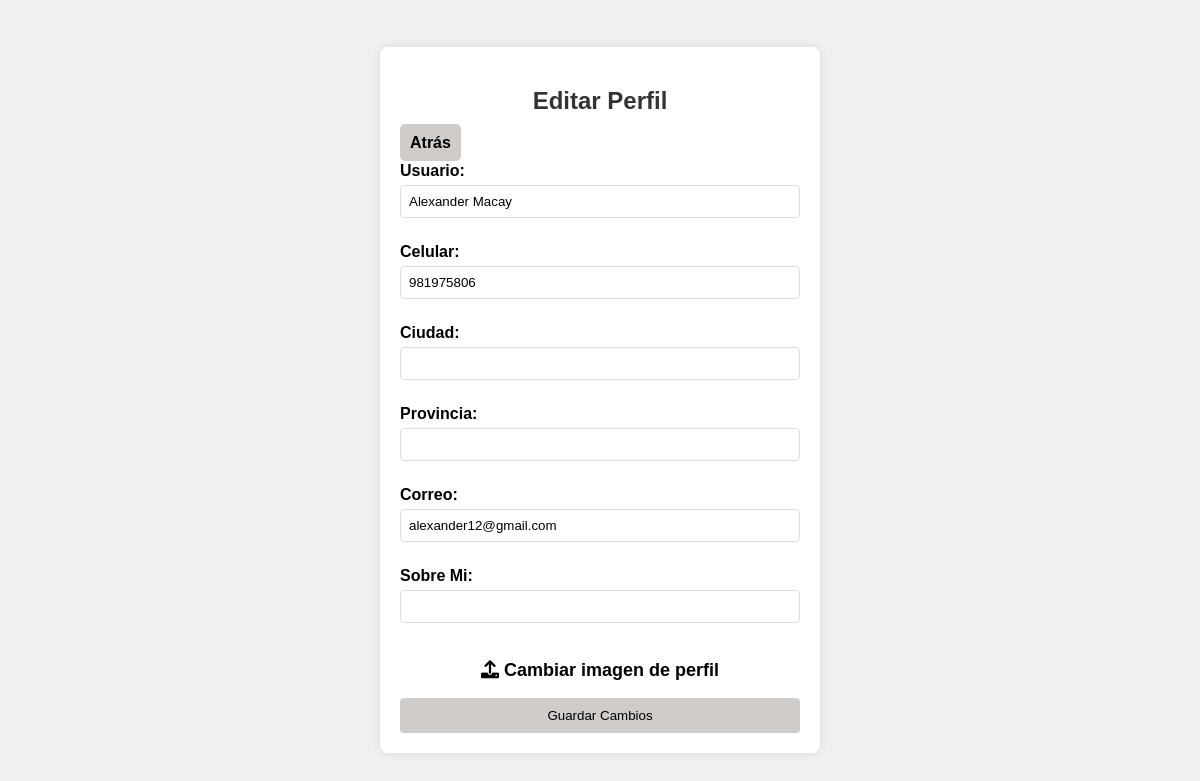
Screenshot of /editarPerfil (signed in) with the database file from the repository.
### Apps/Usuario/models.py (models this page shows, shortened)
class Perfil(models.Model):
    imagen = models.ImageField(upload_to=user_media_path, null=True, blank=True)
    provincia = models.CharField(max_length=200)
    ciudad = models.CharField(max_length=100)
    total_publicaciones = models.IntegerField(default=0)
    usuario = models.OneToOneField(Usuario, on_delete=models.CASCADE, null=True)

class Usuario(AbstractUser):
    username = models.CharField(max_length=150, unique=True)
    correo = models.EmailField(max_length=50, unique=True)
    celular = models.IntegerField(null=True, default=None)
    OPCIONES_ROL = [
        ('usuario', 'Usuario normal'),
        ('admin', 'Administrador'),
    ]
    roles = models.CharField(max_length=7, choices=OPCIONES_ROL, default='usuario')

### Apps/Usuario/views.py (the view)
# urls.py: path('editarPerfil', login_required(views.Editar_perfil), name='editar_perfil')
def Editar_perfil (request):
    perfil = get_object_or_404(Perfil, usuario=request.user)
    return render(request, 'Usuario/editar_perfil.html',
                  {
                      'perfil' : perfil
                  })

### Apps/Usuario/templates/Usuario/editar_perfil.html (shortened to what this page needs)
{% load static %}
<!DOCTYPE html>
<html lang="es">
<head>
  <link rel="stylesheet" href="{% static 'Usuario/css/editar_perfil.css' %}? v=2">
  <link rel="stylesheet" href="https://cdnjs.cloudflare.com/ajax/libs/font-awesome/6.0.0/css/all.min.css">
</head>
<body>
  <div class="edit-profile-container">
    <h2>Editar Perfil</h2>
      <a href="{% url 'perfil' %}" class="back-button">Atrás</a>
    <form method="post" enctype="multipart/form-data">
      <label for="nombre">Usuario:</label>
      <input type="text" id="nombre" name="nombre" value="{{ perfil.usuario.username }}" required>
      <label for="titulo">Celular:</label>
      <input type="text" id="titulo" name="titulo" value="{{ perfil.usuario.celular }}" required>
      <label for="edad">Ciudad:</label>
      <input type="number" id="edad" name="edad" value="{{ perfil.ciudad }}" required>
      <label for="ubicacion">Provincia:</label>
      <input type="text" id="ubicacion" name="ubicacion" value="{{ perfil.provincia }}" required>
      <label for="correo">Correo:</label>
      <input type="email" id="correo" name="correo" value="{{ perfil.usuario.correo }}" required>
      <label for="sitio_web">Sobre Mi:</label>
      <input type="url" id="sitio_web" name="sitio_web" value="{{ perfil.sitio_web }}">
              <label class="imgperfil" for="image-upload">
                <i class="fa fa-upload"></i> Cambiar imagen de perfil
              </label>
      <button type="submit">Guardar Cambios</button>
    </form>
  </div>
</body>
</html>

### Apps/Usuario/static/Usuario/css/editar_perfil.css (style rules this page uses)
body { font-family: 'Arial', sans-serif; background-color: #f0f0f0; margin: 0; padding: 0; display: flex; justify-content: center; align-items: center; height: 100vh; }
.edit-profile-container { width: 400px; background-color: #fff; padding: 20px; border-radius: 8px; box-shadow: 0 0 10px rgba(0, 0, 0, 0.1); }
h2 { text-align: center; color: #333; }
form { display: flex; flex-direction: column; }
label { margin-top: 10px; margin-bottom: 5px; font-weight: bold; }
input { padding: 8px; margin-bottom: 15px; border: 1px solid #ddd; border-radius: 4px; box-sizing: border-box; }
button { background-color: #d0ccca; color: #000000; padding: 10px; border: none; border-radius: 4px; cursor: pointer; }
.back-button { padding: 10px; background-color: #d0ccca; color: #000000; text-decoration: none; border-radius: 5px; font-weight: bold; transition: background-color 0.3s ease; }
.imgperfil { color: #000000; padding: 12px 20px; border-radius: 5px; cursor: pointer; text-align: center; display: block; font-size: 18px; }

### rows the page displays
Perfil: nombre "Alexander Macay", titulo "981975806", correo "alexander12@gmail.com"
